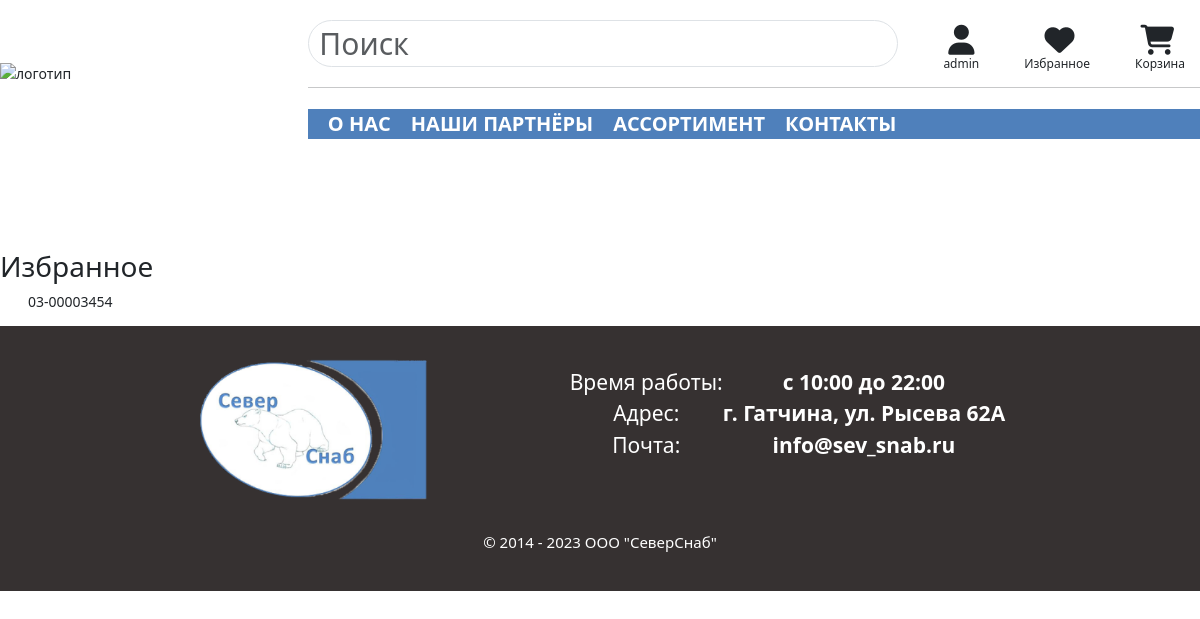
The app's page /account/favorite_list (signed in), older data.
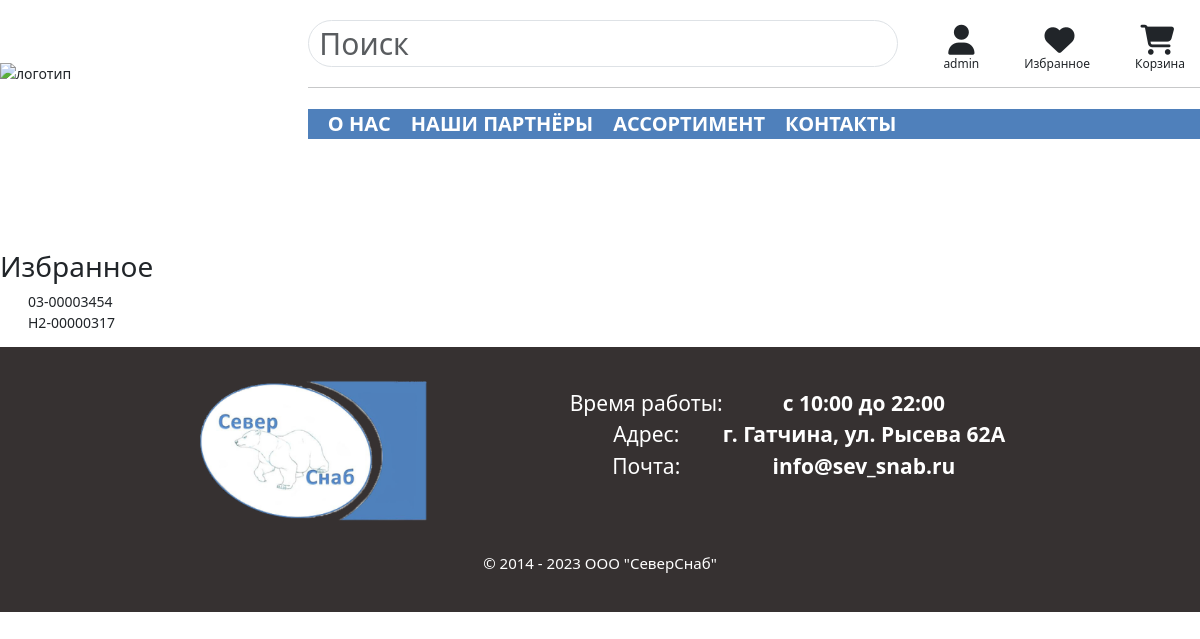
The same page, newer data.
### shop/models.py (models this page shows, shortened)
class Product(models.Model):
    code = models.CharField(max_length=100, primary_key=True, default=0, db_index=True)
    vendor_code = models.CharField(max_length=100, unique=True, null=True, blank=True, db_index=True)
    brand = models.ForeignKey(Brand, on_delete=models.CASCADE, null=True)
    name_m = models.CharField(max_length=200, null=True, db_index=True)
    name = models.CharField(max_length=200, db_index=True)
    visual_name = models.CharField(max_length=200, null=True, blank=True)
    category = models.ManyToManyField(Category)
    oiltype = models.ForeignKey(OilType, on_delete=models.CASCADE, blank=True, null=True, default='-')
    viscosity = models.ManyToManyField(Viscosity, blank=True, null=True, default='-')
    compound = models.ForeignKey(Compound, on_delete=models.CASCADE, blank=True, null=True, default='-')
    fuel = models.ManyToManyField(Fuel, blank=True, default='-')
    transmission = models.ManyToManyField(Transmission, blank=True, default='-')
    volume = models.IntegerField(null=True, blank=True, default='-')
    description = models.TextField(null=True, blank=True, default='-')
    stock = models.PositiveIntegerField(default=0)
    price = models.DecimalField(max_digits=10, decimal_places=2)
    available = models.BooleanField(default=True)
    security_pasport = models.CharField(max_length=300, null=True, blank=True)
    tech_desc = models.CharField(max_length=300, null=True, blank=True)
    is_favorite = models.BooleanField(default=False)
    img = ProcessedImageField(upload_to='shop/img/products',
                              processors=[ResizeToFit(245.69, 317.97)],
                              options={'quality': 90},null=True, blank=True)
    def __str__(self):
        return self.code

### favorites/views.py (the view)
# urls.py: path('favorite_list', fav_views.show_favorites_list, name='favorite-list'),
@login_required
def show_favorites_list(request):
    favorites = Favorite.objects.get(user=request.user)
    data = {
        'favorites': favorites,
    }
    return render(request, 'favorites_list.html', data)

### cart/cart.py (called while the page is built)
    def __len__(self):
        return sum(item['quantity'] for item in self.cart.values())

### cart/context_processors.py (called while the page is built)
def cart(request):
    return {'cart': Cart(request)}

### favorites/templates/favorites_list.html (shortened to what this page needs)
{% extends 'shop/base.html' %}
{% load static %}
{% block content %}
    <h2>Избранное</h2>
        <ul>
            {% for fav in favorites.products.all %}
            <li>{{ fav }}</li>
            {% endfor %}
        </ul>
{% endblock %}

Row changes from the older to the newer data that the page shows:
now on this page (row edited): Product: code "Н2-00000317"
